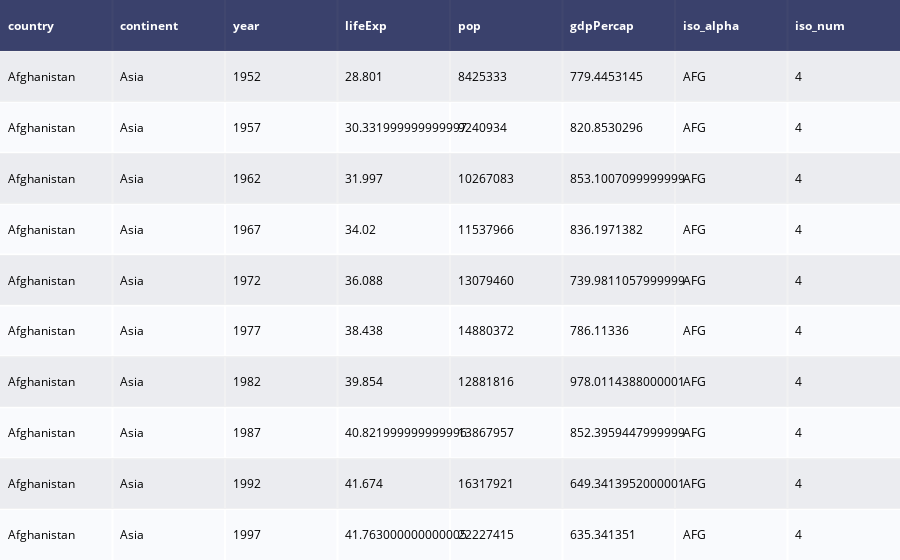

Notebook cell for this chart:
### Code cell
gapminder = px.data.gapminder()
table = create_table(gapminder.head(10))
py.iplot(table)

### Figure 1 — Plotly figure (JSON) as saved in the notebook; plotly's stock layout.template omitted (floating-point values rounded to 4 significant figures)
{"data": [{"colorscale": [[0, "#00083e"], [0.5, "#ededee"], [1, "#ffffff"]], "hoverinfo": "none", "opacity": 0.75, "showscale": false, "type": "heatmap", "z": [[0, 0, 0, 0, 0, 0, 0, 0], [0.5, 0.5, 0.5, 0.5, 0.5, 0.5, 0.5, 0.5], [1, 1, 1, 1, 1, 1, 1, 1], [0.5, 0.5, 0.5, 0.5, 0.5, 0.5, 0.5, 0.5], [1, 1, 1, 1, 1, 1, 1, 1], [0.5, 0.5, 0.5, 0.5, 0.5, 0.5, 0.5, 0.5], [1, 1, 1, 1, 1, 1, 1, 1], [0.5, 0.5, 0.5, 0.5, 0.5, 0.5, 0.5, 0.5], [1, 1, 1, 1, 1, 1, 1, 1], [0.5, 0.5, 0.5, 0.5, 0.5, 0.5, 0.5, 0.5], [1, 1, 1, 1, 1, 1, 1, 1]]}], "layout": {"annotations": [{"align": "left", "font": {"color": "#ffffff"}, "showarrow": false, "text": "<b>country</b>", "x": -0.45, "xanchor": "left", "xref": "x", "y": 0, "yref": "y"}, {"align": "left", "font": {"color": "#ffffff"}, "showarrow": false, "text": "<b>continent</b>", "x": 0.55, "xanchor": "left", "xref": "x", "y": 0, "yref": "y"}, {"align": "left", "font": {"color": "#ffffff"}, "showarrow": false, "text": "<b>year</b>", "x": 1.55, "xanchor": "left", "xref": "x", "y": 0, "yref": "y"}, {"align": "left", "font": {"color": "#ffffff"}, "showarrow": false, "text": "<b>lifeExp</b>", "x": 2.55, "xanchor": "left", "xref": "x", "y": 0, "yref": "y"}, {"align": "left", "font": {"color": "#ffffff"}, "showarrow": false, "text": "<b>pop</b>", "x": 3.55, "xanchor": "left", "xref": "x", "y": 0, "yref": "y"}, {"align": "left", "font": {"color": "#ffffff"}, "showarrow": false, "text": "<b>gdpPercap</b>", "x": 4.55, "xanchor": "left", "xref": "x", "y": 0, "yref": "y"}, {"align": "left", "font": {"color": "#ffffff"}, "showarrow": false, "text": "<b>iso_alpha</b>", "x": 5.55, "xanchor": "left", "xref": "x", "y": 0, "yref": "y"}, {"align": "left", "font": {"color": "#ffffff"}, "showarrow": false, "text": "<b>iso_num</b>", "x": 6.55, "xanchor": "left", "xref": "x", "y": 0, "yref": "y"}, {"align": "left", "font": {"color": "#000000"}, "showarrow": false, "text": "Afghanistan", "x": -0.45, "xanchor": "left", "xref": "x", "y": 1, "yref": "y"}, {"align": "left", "font": {"color": "#000000"}, "showarrow": false, "text": "Asia", "x": 0.55, "xanchor": "left", "xref": "x", "y": 1, "yref": "y"}, {"align": "left", "font": {"color": "#000000"}, "showarrow": false, "text": "1952", "x": 1.55, "xanchor": "left", "xref": "x", "y": 1, "yref": "y"}, {"align": "left", "font": {"color": "#000000"}, "showarrow": false, "text": "28.801", "x": 2.55, "xanchor": "left", "xref": "x", "y": 1, "yref": "y"}, {"align": "left", "font": {"color": "#000000"}, "showarrow": false, "text": "8425333", "x": 3.55, "xanchor": "left", "xref": "x", "y": 1, "yref": "y"}, {"align": "left", "font": {"color": "#000000"}, "showarrow": false, "text": "779.4453145", "x": 4.55, "xanchor": "left", "xref": "x", "y": 1, "yref": "y"}, {"align": "left", "font": {"color": "#000000"}, "showarrow": false, "text": "AFG", "x": 5.55, "xanchor": "left", "xref": "x", "y": 1, "yref": "y"}, {"align": "left", "font": {"color": "#000000"}, "showarrow": false, "text": "4", "x": 6.55, "xanchor": "left", "xref": "x", "y": 1, "yref": "y"}, {"align": "left", "font": {"color": "#000000"}, "showarrow": false, "text": "Afghanistan", "x": -0.45, "xanchor": "left", "xref": "x", "y": 2, "yref": "y"}, {"align": "left", "font": {"color": "#000000"}, "showarrow": false, "text": "Asia", "x": 0.55, "xanchor": "left", "xref": "x", "y": 2, "yref": "y"}, {"align": "left", "font": {"color": "#000000"}, "showarrow": false, "text": "1957", "x": 1.55, "xanchor": "left", "xref": "x", "y": 2, "yref": "y"}, {"align": "left", "font": {"color": "#000000"}, "showarrow": false, "text": "30.331999999999997", "x": 2.55, "xanchor": "left", "xref": "x", "y": 2, "yref": "y"}, {"align": "left", "font": {"color": "#000000"}, "showarrow": false, "text": "9240934", "x": 3.55, "xanchor": "left", "xref": "x", "y": 2, "yref": "y"}, {"align": "left", "font": {"color": "#000000"}, "showarrow": false, "text": "820.8530296", "x": 4.55, "xanchor": "left", "xref": "x", "y": 2, "yref": "y"}, {"align": "left", "font": {"color": "#000000"}, "showarrow": false, "text": "AFG", "x": 5.55, "xanchor": "left", "xref": "x", "y": 2, "yref": "y"}, {"align": "left", "font": {"color": "#000000"}, "showarrow": false, "text": "4", "x": 6.55, "xanchor": "left", "xref": "x", "y": 2, "yref": "y"}, {"align": "left", "font": {"color": "#000000"}, "showarrow": false, "text": "Afghanistan", "x": -0.45, "xanchor": "left", "xref": "x", "y": 3, "yref": "y"}, {"align": "left", "font": {"color": "#000000"}, "showarrow": false, "text": "Asia", "x": 0.55, "xanchor": "left", "xref": "x", "y": 3, "yref": "y"}, {"align": "left", "font": {"color": "#000000"}, "showarrow": false, "text": "1962", "x": 1.55, "xanchor": "left", "xref": "x", "y": 3, "yref": "y"}, {"align": "left", "font": {"color": "#000000"}, "showarrow": false, "text": "31.997", "x": 2.55, "xanchor": "left", "xref": "x", "y": 3, "yref": "y"}, {"align": "left", "font": {"color": "#000000"}, "showarrow": false, "text": "10267083", "x": 3.55, "xanchor": "left", "xref": "x", "y": 3, "yref": "y"}, {"align": "left", "font": {"color": "#000000"}, "showarrow": false, "text": "853.1007099999999", "x": 4.55, "xanchor": "left", "xref": "x", "y": 3, "yref": "y"}, {"align": "left", "font": {"color": "#000000"}, "showarrow": false, "text": "AFG", "x": 5.55, "xanchor": "left", "xref": "x", "y": 3, "yref": "y"}, {"align": "left", "font": {"color": "#000000"}, "showarrow": false, "text": "4", "x": 6.55, "xanchor": "left", "xref": "x", "y": 3, "yref": "y"}, {"align": "left", "font": {"color": "#000000"}, "showarrow": false, "text": "Afghanistan", "x": -0.45, "xanchor": "left", "xref": "x", "y": 4, "yref": "y"}, {"align": "left", "font": {"color": "#000000"}, "showarrow": false, "text": "Asia", "x": 0.55, "xanchor": "left", "xref": "x", "y": 4, "yref": "y"}, {"align": "left", "font": {"color": "#000000"}, "showarrow": false, "text": "1967", "x": 1.55, "xanchor": "left", "xref": "x", "y": 4, "yref": "y"}, {"align": "left", "font": {"color": "#000000"}, "showarrow": false, "text": "34.02", "x": 2.55, "xanchor": "left", "xref": "x", "y": 4, "yref": "y"}, {"align": "left", "font": {"color": "#000000"}, "showarrow": false, "text": "11537966", "x": 3.55, "xanchor": "left", "xref": "x", "y": 4, "yref": "y"}, {"align": "left", "font": {"color": "#000000"}, "showarrow": false, "text": "836.1971382", "x": 4.55, "xanchor": "left", "xref": "x", "y": 4, "yref": "y"}, {"align": "left", "font": {"color": "#000000"}, "showarrow": false, "text": "AFG", "x": 5.55, "xanchor": "left", "xref": "x", "y": 4, "yref": "y"}, {"align": "left", "font": {"color": "#000000"}, "showarrow": false, "text": "4", "x": 6.55, "xanchor": "left", "xref": "x", "y": 4, "yref": "y"}, {"align": "left", "font": {"color": "#000000"}, "showarrow": false, "text": "Afghanistan", "x": -0.45, "xanchor": "left", "xref": "x", "y": 5, "yref": "y"}, {"align": "left", "font": {"color": "#000000"}, "showarrow": false, "text": "Asia", "x": 0.55, "xanchor": "left", "xref": "x", "y": 5, "yref": "y"}, {"align": "left", "font": {"color": "#000000"}, "showarrow": false, "text": "1972", "x": 1.55, "xanchor": "left", "xref": "x", "y": 5, "yref": "y"}, {"align": "left", "font": {"color": "#000000"}, "showarrow": false, "text": "36.088", "x": 2.55, "xanchor": "left", "xref": "x", "y": 5, "yref": "y"}, {"align": "left", "font": {"color": "#000000"}, "showarrow": false, "text": "13079460", "x": 3.55, "xanchor": "left", "xref": "x", "y": 5, "yref": "y"}, {"align": "left", "font": {"color": "#000000"}, "showarrow": false, "text": "739.9811057999999", "x": 4.55, "xanchor": "left", "xref": "x", "y": 5, "yref": "y"}, {"align": "left", "font": {"color": "#000000"}, "showarrow": false, "text": "AFG", "x": 5.55, "xanchor": "left", "xref": "x", "y": 5, "yref": "y"}, {"align": "left", "font": {"color": "#000000"}, "showarrow": false, "text": "4", "x": 6.55, "xanchor": "left", "xref": "x", "y": 5, "yref": "y"}, {"align": "left", "font": {"color": "#000000"}, "showarrow": false, "text": "Afghanistan", "x": -0.45, "xanchor": "left", "xref": "x", "y": 6, "yref": "y"}, {"align": "left", "font": {"color": "#000000"}, "showarrow": false, "text": "Asia", "x": 0.55, "xanchor": "left", "xref": "x", "y": 6, "yref": "y"}, {"align": "left", "font": {"color": "#000000"}, "showarrow": false, "text": "1977", "x": 1.55, "xanchor": "left", "xref": "x", "y": 6, "yref": "y"}, {"align": "left", "font": {"color": "#000000"}, "showarrow": false, "text": "38.438", "x": 2.55, "xanchor": "left", "xref": "x", "y": 6, "yref": "y"}, {"align": "left", "font": {"color": "#000000"}, "showarrow": false, "text": "14880372", "x": 3.55, "xanchor": "left", "xref": "x", "y": 6, "yref": "y"}, {"align": "left", "font": {"color": "#000000"}, "showarrow": false, "text": "786.11336", "x": 4.55, "xanchor": "left", "xref": "x", "y": 6, "yref": "y"}, {"align": "left", "font": {"color": "#000000"}, "showarrow": false, "text": "AFG", "x": 5.55, "xanchor": "left", "xref": "x", "y": 6, "yref": "y"}, {"align": "left", "font": {"color": "#000000"}, "showarrow": false, "text": "4", "x": 6.55, "xanchor": "left", "xref": "x", "y": 6, "yref": "y"}, {"align": "left", "font": {"color": "#000000"}, "showarrow": false, "text": "Afghanistan", "x": -0.45, "xanchor": "left", "xref": "x", "y": 7, "yref": "y"}, {"align": "left", "font": {"color": "#000000"}, "showarrow": false, "text": "Asia", "x": 0.55, "xanchor": "left", "xref": "x", "y": 7, "yref": "y"}, {"align": "left", "font": {"color": "#000000"}, "showarrow": false, "text": "1982", "x": 1.55, "xanchor": "left", "xref": "x", "y": 7, "yref": "y"}, {"align": "left", "font": {"color": "#000000"}, "showarrow": false, "text": "39.854", "x": 2.55, "xanchor": "left", "xref": "x", "y": 7, "yref": "y"}, {"align": "left", "font": {"color": "#000000"}, "showarrow": false, "text": "12881816", "x": 3.55, "xanchor": "left", "xref": "x", "y": 7, "yref": "y"}, {"align": "left", "font": {"color": "#000000"}, "showarrow": false, "text": "978.0114388000001", "x": 4.55, "xanchor": "left", "xref": "x", "y": 7, "yref": "y"}, {"align": "left", "font": {"color": "#000000"}, "showarrow": false, "text": "AFG", "x": 5.55, "xanchor": "left", "xref": "x", "y": 7, "yref": "y"}, {"align": "left", "font": {"color": "#000000"}, "showarrow": false, "text": "4", "x": 6.55, "xanchor": "left", "xref": "x", "y": 7, "yref": "y"}, {"align": "left", "font": {"color": "#000000"}, "showarrow": false, "text": "Afghanistan", "x": -0.45, "xanchor": "left", "xref": "x", "y": 8, "yref": "y"}, {"align": "left", "font": {"color": "#000000"}, "showarrow": false, "text": "Asia", "x": 0.55, "xanchor": "left", "xref": "x", "y": 8, "yref": "y"}, {"align": "left", "font": {"color": "#000000"}, "showarrow": false, "text": "1987", "x": 1.55, "xanchor": "left", "xref": "x", "y": 8, "yref": "y"}, {"align": "left", "font": {"color": "#000000"}, "showarrow": false, "text": "40.821999999999996", "x": 2.55, "xanchor": "left", "xref": "x", "y": 8, "yref": "y"}, {"align": "left", "font": {"color": "#000000"}, "showarrow": false, "text": "13867957", "x": 3.55, "xanchor": "left", "xref": "x", "y": 8, "yref": "y"}, {"align": "left", "font": {"color": "#000000"}, "showarrow": false, "text": "852.3959447999999", "x": 4.55, "xanchor": "left", "xref": "x", "y": 8, "yref": "y"}, {"align": "left", "font": {"color": "#000000"}, "showarrow": false, "text": "AFG", "x": 5.55, "xanchor": "left", "xref": "x", "y": 8, "yref": "y"}, {"align": "left", "font": {"color": "#000000"}, "showarrow": false, "text": "4", "x": 6.55, "xanchor": "left", "xref": "x", "y": 8, "yref": "y"}, {"align": "left", "font": {"color": "#000000"}, "showarrow": false, "text": "Afghanistan", "x": -0.45, "xanchor": "left", "xref": "x", "y": 9, "yref": "y"}, {"align": "left", "font": {"color": "#000000"}, "showarrow": false, "text": "Asia", "x": 0.55, "xanchor": "left", "xref": "x", "y": 9, "yref": "y"}, {"align": "left", "font": {"color": "#000000"}, "showarrow": false, "text": "1992", "x": 1.55, "xanchor": "left", "xref": "x", "y": 9, "yref": "y"}, {"align": "left", "font": {"color": "#000000"}, "showarrow": false, "text": "41.674", "x": 2.55, "xanchor": "left", "xref": "x", "y": 9, "yref": "y"}, {"align": "left", "font": {"color": "#000000"}, "showarrow": false, "text": "16317921", "x": 3.55, "xanchor": "left", "xref": "x", "y": 9, "yref": "y"}, {"align": "left", "font": {"color": "#000000"}, "showarrow": false, "text": "649.3413952000001", "x": 4.55, "xanchor": "left", "xref": "x", "y": 9, "yref": "y"}, {"align": "left", "font": {"color": "#000000"}, "showarrow": false, "text": "AFG", "x": 5.55, "xanchor": "left", "xref": "x", "y": 9, "yref": "y"}, {"align": "left", "font": {"color": "#000000"}, "showarrow": false, "text": "4", "x": 6.55, "xanchor": "left", "xref": "x", "y": 9, "yref": "y"}, {"align": "left", "font": {"color": "#000000"}, "showarrow": false, "text": "Afghanistan", "x": -0.45, "xanchor": "left", "xref": "x", "y": 10, "yref": "y"}, {"align": "left", "font": {"color": "#000000"}, "showarrow": false, "text": "Asia", "x": 0.55, "xanchor": "left", "xref": "x", "y": 10, "yref": "y"}, {"align": "left", "font": {"color": "#000000"}, "showarrow": false, "text": "1997", "x": 1.55, "xanchor": "left", "xref": "x", "y": 10, "yref": "y"}, {"align": "left", "font": {"color": "#000000"}, "showarrow": false, "text": "41.763000000000005", "x": 2.55, "xanchor": "left", "xref": "x", "y": 10, "yref": "y"}, {"align": "left", "font": {"color": "#000000"}, "showarrow": false, "text": "22227415", "x": 3.55, "xanchor": "left", "xref": "x", "y": 10, "yref": "y"}, {"align": "left", "font": {"color": "#000000"}, "showarrow": false, "text": "635.341351", "x": 4.55, "xanchor": "left", "xref": "x", "y": 10, "yref": "y"}, {"align": "left", "font": {"color": "#000000"}, "showarrow": false, "text": "AFG", "x": 5.55, "xanchor": "left", "xref": "x", "y": 10, "yref": "y"}, {"align": "left", "font": {"color": "#000000"}, "showarrow": false, "text": "4", "x": 6.55, "xanchor": "left", "xref": "x", "y": 10, "yref": "y"}], "autosize": true, "margin": {"b": 0, "l": 0, "r": 0, "t": 0}, "xaxis": {"autorange": true, "dtick": 1, "gridwidth": 2, "range": [-0.5, 7.5], "showticklabels": false, "tick0": -0.5, "ticks": "", "zeroline": false}, "yaxis": {"autorange": true, "dtick": 1, "gridwidth": 2, "range": [10.5, -0.5], "showticklabels": false, "tick0": 0.5, "ticks": "", "zeroline": false}}}
